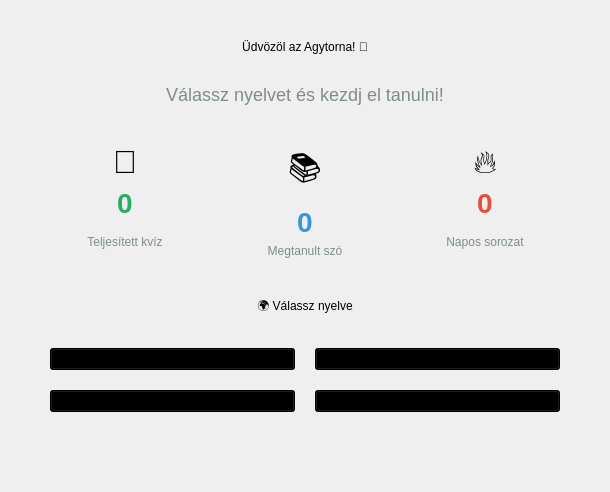
      <widget class="QWidget" name="mainMenuPage">
       <layout class="QVBoxLayout" name="verticalLayout_2">
        <property name="spacing">
         <number>30</number>
        </property>
        <property name="leftMargin">
         <number>50</number>
        </property>
        <property name="topMargin">
         <number>40</number>
        </property>
        <property name="rightMargin">
         <number>50</number>
        </property>
        <property name="bottomMargin">
         <number>40</number>
        </property>
        <item>
         <widget class="QLabel" name="welcomeLabel">
          <property name="text">
           <string>Üdvözöl az Agytorna! 🧠</string>
          </property>
          <property name="alignment">
           <set>Qt::AlignmentFlag::AlignCenter</set>
          </property>
         </widget>
        </item>
        <item>
         <widget class="QLabel" name="subtitleLabel">
          <property name="styleSheet">
           <string notr="true">font-size: 18px; color: #7f8c8d;</string>
          </property>
          <property name="text">
           <string>Válassz nyelvet és kezdj el tanulni!</string>
          </property>
          <property name="alignment">
           <set>Qt::AlignmentFlag::AlignCenter</set>
          </property>
         </widget>
        </item>
        <item>
         <layout class="QHBoxLayout" name="statsLayout">
          <item>
           <widget class="QFrame" name="statsCard">
            <property name="minimumSize">
             <size>
              <width>150</width>
              <height>100</height>
             </size>
            </property>
            <layout class="QVBoxLayout" name="verticalLayout_10">
             <item>
              <widget class="QLabel" name="statsIcon1">
               <property name="styleSheet">
                <string notr="true">font-size: 32px;</string>
               </property>
               <property name="text">
                <string>🎯</string>
               </property>
               <property name="alignment">
                <set>Qt::AlignmentFlag::AlignCenter</set>
               </property>
              </widget>
             </item>
             <item>
              <widget class="QLabel" name="completedLabel">
               <property name="styleSheet">
                <string notr="true">font-size: 28px; font-weight: bold; color: #27ae60;</string>
               </property>
               <property name="text">
                <string>0</string>
               </property>
               <property name="alignment">
                <set>Qt::AlignmentFlag::AlignCenter</set>
               </property>
              </widget>
             </item>
             <item>
              <widget class="QLabel" name="completedText">
               <property name="styleSheet">
                <string notr="true">font-size: 12px; color: #7f8c8d;</string>
               </property>
               <property name="text">
                <string>Teljesített kvíz</string>
               </property>
               <property name="alignment">
                <set>Qt::AlignmentFlag::AlignCenter</set>
               </property>
              </widget>
             </item>
            </layout>
           </widget>
          </item>
          <item>
           <widget class="QFrame" name="statsCard_2">
            <property name="minimumSize">
             <size>
              <width>150</width>
              <height>100</height>
             </size>
            </property>
            <layout class="QVBoxLayout" name="verticalLayout_11">
             <item>
              <widget class="QLabel" name="statsIcon2">
               <property name="styleSheet">
                <string notr="true">font-size: 32px;</string>
               </property>
               <property name="text">
                <string>📚</string>
               </property>
               <property name="alignment">
                <set>Qt::AlignmentFlag::AlignCenter</set>
               </property>
              </widget>
             </item>
             <item>
              <widget class="QLabel" name="wordsLearnedLabel">
               <property name="styleSheet">
                <string notr="true">font-size: 28px; font-weight: bold; color: #3498db;</string>
               </property>
               <property name="text">
                <string>0</string>
               </property>
               <property name="alignment">
                <set>Qt::AlignmentFlag::AlignCenter</set>
               </property>
              </widget>
             </item>
             <item>
              <widget class="QLabel" name="wordsLearnedText">
               <property name="styleSheet">
                <string notr="true">font-size: 12px; color: #7f8c8d;</string>
               </property>
               <property name="text">
                <string>Megtanult szó</string>
               </property>
               <property name="alignment">
                <set>Qt::AlignmentFlag::AlignCenter</set>
               </property>
              </widget>
             </item>
            </layout>
           </widget>
          </item>
          <item>
           <widget class="QFrame" name="statsCard_3">
            <property name="minimumSize">
             <size>
              <width>150</width>
              <height>100</height>
             </size>
            </property>
            <layout class="QVBoxLayout" name="verticalLayout_12">
             <item>
              <widget class="QLabel" name="statsIcon3">
               <property name="styleSheet">
                <string notr="true">font-size: 32px;</string>
               </property>
               <property name="text">
                <string>🔥</string>
               </property>
               <property name="alignment">
                <set>Qt::AlignmentFlag::AlignCenter</set>
               </property>
              </widget>
             </item>
             <item>
              <widget class="QLabel" name="streakLabel">
               <property name="styleSheet">
                <string notr="true">font-size: 28px; font-weight: bold; color: #e74c3c;</string>
               </property>
               <property name="text">
                <string>0</string>
               </property>
               <property name="alignment">
                <set>Qt::AlignmentFlag::AlignCenter</set>
               </property>
              </widget>
             </item>
             <item>
              <widget class="QLabel" name="streakText">
               <property name="styleSheet">
                <string notr="true">font-size: 12px; color: #7f8c8d;</string>
               </property>
               <property name="text">
                <string>Napos sorozat</string>
               </property>
               <property name="alignment">
                <set>Qt::AlignmentFlag::AlignCenter</set>
               </property>
              </widget>
             </item>
            </layout>
           </widget>
          </item>
         </layout>
        </item>
        <item>
         <widget class="QLabel" name="sectionLabel">
          <property name="text">
           <string>🌍 Válassz nyelve</string>
          </property>
          <property name="alignment">
           <set>Qt::AlignmentFlag::AlignCenter</set>
          </property>
         </widget>
        </item>
        <item>
         <layout class="QGridLayout" name="languageGrid">
          <property name="spacing">
           <number>20</number>
          </property>
          <item row="0" column="0">
           <widget class="QPushButton" name="hungarianButton">
            <property name="styleSheet">
             <string notr="true">background-color: rgb(0, 0, 0);</string>
            </property>
            <property name="text">
             <string>Magyar</string>
            </property>
           </widget>
          </item>
          <item row="0" column="1">
           <widget class="QPushButton" name="englishButton">
            <property name="styleSheet">
             <string notr="true">background-color: rgb(0, 0, 0);</string>
            </property>
            <property name="text">
             <string>English</string>
            </property>
           </widget>
          </item>
          <item row="1" column="0">
           <widget class="QPushButton" name="germanButton">
            <property name="styleSheet">
             <string notr="true">background-color: rgb(0, 0, 0);</string>
            </property>
            <property name="text">
             <string>Deutsch</string>
            </property>
           </widget>
          </item>
          <item row="1" column="1">
           <widget class="QPushButton" name="russianButton">
            <property name="styleSheet">
             <string notr="true">background-color: rgb(0, 0, 0);</string>
            </property>
            <property name="text">
             <string>Русский</string>
            </property>
           </widget>
          </item>
         </layout>
        </item>
        <item>
         <spacer name="verticalSpacer_2">
          <property name="orientation">
           <enum>Qt::Orientation::Vertical</enum>
          </property>
          <property name="sizeHint" stdset="0">
           <size>
            <width>20</width>
            <height>40</height>
           </size>
          </property>
         </spacer>
        </item>
       </layout>
      </widget>
